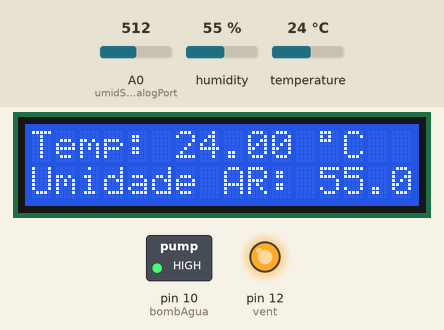
The sketch below on a simulated Arduino Uno, built with avr-gcc and run on an emulated ATmega328P. Parts: 16×2 character LCD, switched loads named in the sketch (green lamp = pin HIGH), output pins drawn as LEDs (lit = HIGH). The inputs (shaded band) are chosen by the test bench; at power-on: temperature 24 °C, A0 (umidSoloAnalogPort) = 512, humidity 55 %. What the sketch prints to the serial monitor is not drawn.

Above: at 1.2 s.
1.3 s: temperature set to 28 °C
At 12.7 s:
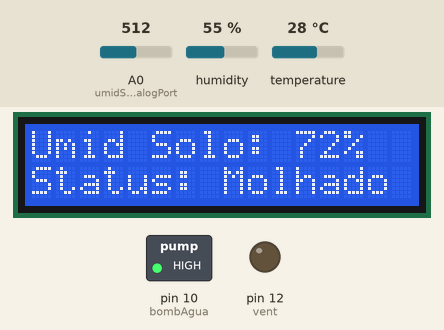
13.7 s: A0 (umidSoloAnalogPort) set to 521
At 25.4 s:
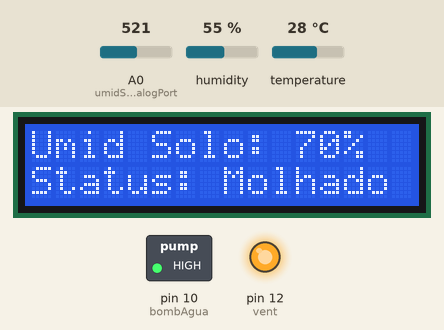
25.7 s: A0 (umidSoloAnalogPort) set to 538
31.8 s: A0 (umidSoloAnalogPort) set to 724
At 43.2 s:
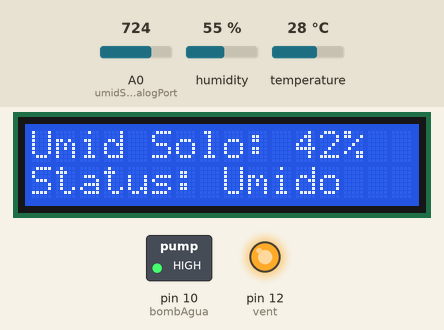
43.8 s: A0 (umidSoloAnalogPort) set to 755
At 68.6 s:
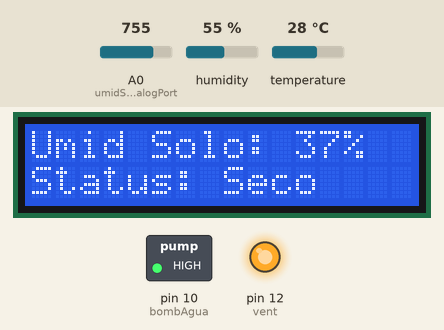
69.0 s: temperature set to 12 °C
At 74.9 s:
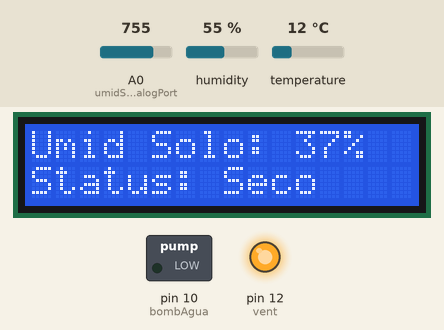
Timing chart, 0 to 82.1 s (numbered marks = the images above; inputs shaded):
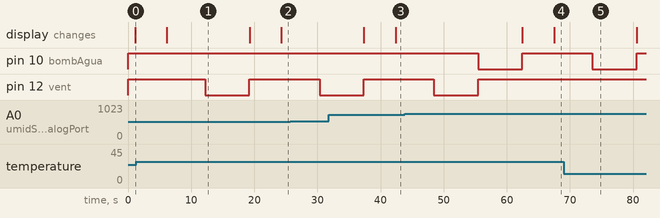

Measured:
- the behaviour switches between 26 and 27 °C on temperature (found by bisection; images 0 and 1)
- the behaviour switches between 739 and 740 on A0 (umidSoloAnalogPort) (found by bisection; images 3 and 4)
- after the input at 1.3 s, pin 12 (vent): HIGH → LOW after 10.9 s
- after the input at 13.7 s, the display: first differs from a run without the input after 10.6 s (image 2)
- after the input at 43.8 s, pin 10 (bombAgua): HIGH → LOW after 11.6 s, → HIGH 7.0 s later; pin 12 (vent): goes on until 55.4 s, then stays HIGH
- after the input at 69.0 s, pin 10 (bombAgua): HIGH → LOW after 4.6 s instead of 11.6 s; pin 12 (vent): stays HIGH (without the input it goes to LOW after 4.6 s)

The sketch:

Sensor_de_umidade_e_Temperatura_corrigido.ino
```cpp
// -- Bibliotecas importadas
#include <SoftwareSerial.h> // Bluetooth
#include <DHT11.h> // Sensor de Temperatura / Humidade de Ar
#include <Wire.h>
#include <LiquidCrystal_I2C.h> // LCD

// -- Definições de portas
#define umidSoloAnalogPort A0 //Atribui o pino A0 (Umidade do Solo) a variável umidade - leitura analógica do sensor -
#define rxBT 0
#define txBT 1
#define dht11Port 2
#define bombAgua 10
#define vent 12
#define end 0x27
#define col 16
#define lin 2

// -- Instancias das Bibliotecas
SoftwareSerial bt(rxBT, txBT);
DHT11 dht(dht11Port);
LiquidCrystal_I2C lcd(end, col, lin);

// -- Variaveis Globais
float temp; // -- DHT
float humid; // -- DHT
int valorumidade; // -- Declaração da variável que armazenará o valor da umidade lida - saída analogica
int valorumidadeArDigital; // -- Declaração da variável que armazenara a saída digital do sensor de umidade do solo
String status;

// -- Função Responsavel pela leitura dos dados de temperatura e umidade relativa do ar.
void modLM393(){
  valorumidade = analogRead(umidSoloAnalogPort); //Realiza a leitura analógica do sensor e armazena em valorumidade
  valorumidade = map(valorumidade, 1023, 315, 0, 100); //Transforma os valores analógicos em uma escala de 0 a 100

  //Se esse valor for igual a 0, será mostrado no monitor serial que o solo está úmido e o led verde se acende
  if (valorumidade < 40) {
    status = "Seco";
    digitalWrite(bombAgua, LOW);
    delay(7000);
    digitalWrite(bombAgua, HIGH);
  } else if((valorumidade >=40) && (valorumidade <=69)){
    status = "Umido";
  } else if(valorumidade >=70){
    status = "Molhado";
  }
}

// -- Função Responsavel pela leitura dos dados de temperatura e umidade relativa do ar.
void modDHT11() {
  temp = dht.readTemperature();
  humid = dht.readHumidity();

  if (temp != DHT11::ERROR_CHECKSUM && temp != DHT11::ERROR_TIMEOUT){
    if(temp >= 27){
      digitalWrite(vent, LOW);
      delay(7000);
      digitalWrite(vent, HIGH);
    }
  }else{
    Serial.println(DHT11::getErrorString(temp));
  }
}

void modLCD(){
  lcd.clear(); // LIMPA O DISPLAY

  lcd.print("Temp: ");
  lcd.print(temp);
  lcd.print(" ");
  lcd.print((char)223);
  lcd.print("C");
  lcd.setCursor(0, 1); // POSICIONA O CURSOR NA PRIMEIRA COLUNA DA LINHA 2
  lcd.print("Umidade AR: ");
  lcd.print(humid);
  lcd.print("%");
  delay(5000);
  lcd.clear(); // LIMPA O DISPLAY

  lcd.print("Umid Solo: ");
  lcd.print(valorumidade);
  lcd.print("%");
  lcd.setCursor(0, 1); // POSICIONA O CURSOR NA PRIMEIRA COLUNA DA LINHA 2
  lcd.print("Status: ");
  lcd.print(status);
}

void setup(){
  Serial.begin(9600); // -- Inicia comunicação com o serial
  bt.begin(9600); // -- Inicia comunicação com o bluetooth
  lcd.init(); // -- Inicia a comunicação com o display
  lcd.backlight(); // -- Liga a iluminação do display
  pinMode(vent, OUTPUT); // -- Define ventuinha como saida
  pinMode(bombAgua, OUTPUT); // -- Define bomba dagua como saida
  digitalWrite(vent, HIGH);
  digitalWrite(bombAgua, HIGH);
}

void loop() {
  modDHT11(); // -- Sensor de Temperatura e umidade do ar
  modLM393(); // -- Sensor Umidade Solo
  modLCD(); // -- Display LCD Cod.
  Serial.print(temp);
  Serial.print("||");
  Serial.print(humid);
  Serial.print("||");
  Serial.print(valorumidade); //Imprime no monitor serial o valor de umidade em porcentagem
  Serial.print("||");
  Serial.println(status);
  delay(5000);
}
```
